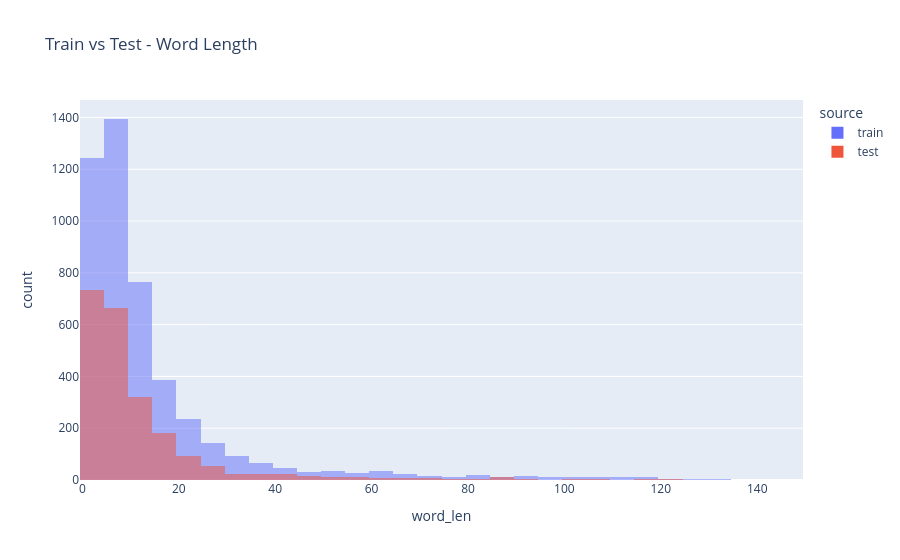

Notebook code cell kept with this figure:
### Code cell
datasets_tt = {
    "train": data,
    "test": data_test,
}

# ===== LENGTH =====
for name, df in datasets_tt.items():
    df["char_len"] = df["text"].astype(str).apply(len)
    df["word_len"] = df["text"].astype(str).apply(lambda x: len(x.split()))

    print(f"\n{name.upper()} - WORD LEN")
    print(df["word_len"].describe())

# ===== CLASS =====
for name, df in datasets_tt.items():
    print(f"\n{name.upper()} - CLASS")
    print(df["label"].value_counts(normalize=True))

# ===== LEXICAL =====
def compute_lex(df):
    texts = df["text"].astype(str).tolist()
    tokens = [t.lower().split() for t in texts]
    all_tokens = [w for t in tokens for w in t]

    d1 = len(set(all_tokens)) / len(all_tokens)

    bigrams = []
    for t in tokens:
        bigrams.extend(list(zip(t, t[1:])))

    d2 = len(set(bigrams)) / len(bigrams) if len(bigrams) > 0 else 0

    return d1, d2

for name, df in datasets_tt.items():
    d1, d2 = compute_lex(df)
    print(f"\n{name.upper()} - LEX")
    print(f"distinct_1: {d1:.3f}, distinct_2: {d2:.3f}")

# ===== PLOT =====
plot_df = []

for name, df in datasets_tt.items():
    tmp = df.copy()
    tmp["source"] = name
    plot_df.append(tmp)

plot_df = pd.concat(plot_df)

px.histogram(
    plot_df,
    x="word_len",
    color="source",
    barmode="overlay",
    opacity=0.5,
    nbins=50,
    title="Train vs Test - Word Length"
).show()

### Figure 1 — Plotly figure (JSON) as saved in the notebook; plotly's stock layout.template omitted (floating-point values rounded to 4 significant figures; data arrays with more than 128 entries replaced by an {"elided": "..."} marker saying what was removed)
{"data": [{"bingroup": "x", "hovertemplate": "source=train<br>word_len=%{x}<br>count=%{y}<extra></extra>", "legendgroup": "train", "marker": {"color": "#636efa", "opacity": 0.5, "pattern": {"shape": ""}}, "name": "train", "nbinsx": 50, "orientation": "v", "showlegend": true, "type": "histogram", "x": {"elided": "4649 int values"}, "xaxis": "x", "yaxis": "y"}, {"bingroup": "x", "hovertemplate": "source=test<br>word_len=%{x}<br>count=%{y}<extra></extra>", "legendgroup": "test", "marker": {"color": "#EF553B", "opacity": 0.5, "pattern": {"shape": ""}}, "name": "test", "nbinsx": 50, "orientation": "v", "showlegend": true, "type": "histogram", "x": {"elided": "2214 int values"}, "xaxis": "x", "yaxis": "y"}], "layout": {"barmode": "overlay", "legend": {"title": {"text": "source"}, "tracegroupgap": 0}, "title": {"text": "Train vs Test - Word Length"}, "xaxis": {"anchor": "y", "domain": [0, 1], "title": {"text": "word_len"}}, "yaxis": {"anchor": "x", "domain": [0, 1], "title": {"text": "count"}}}}
